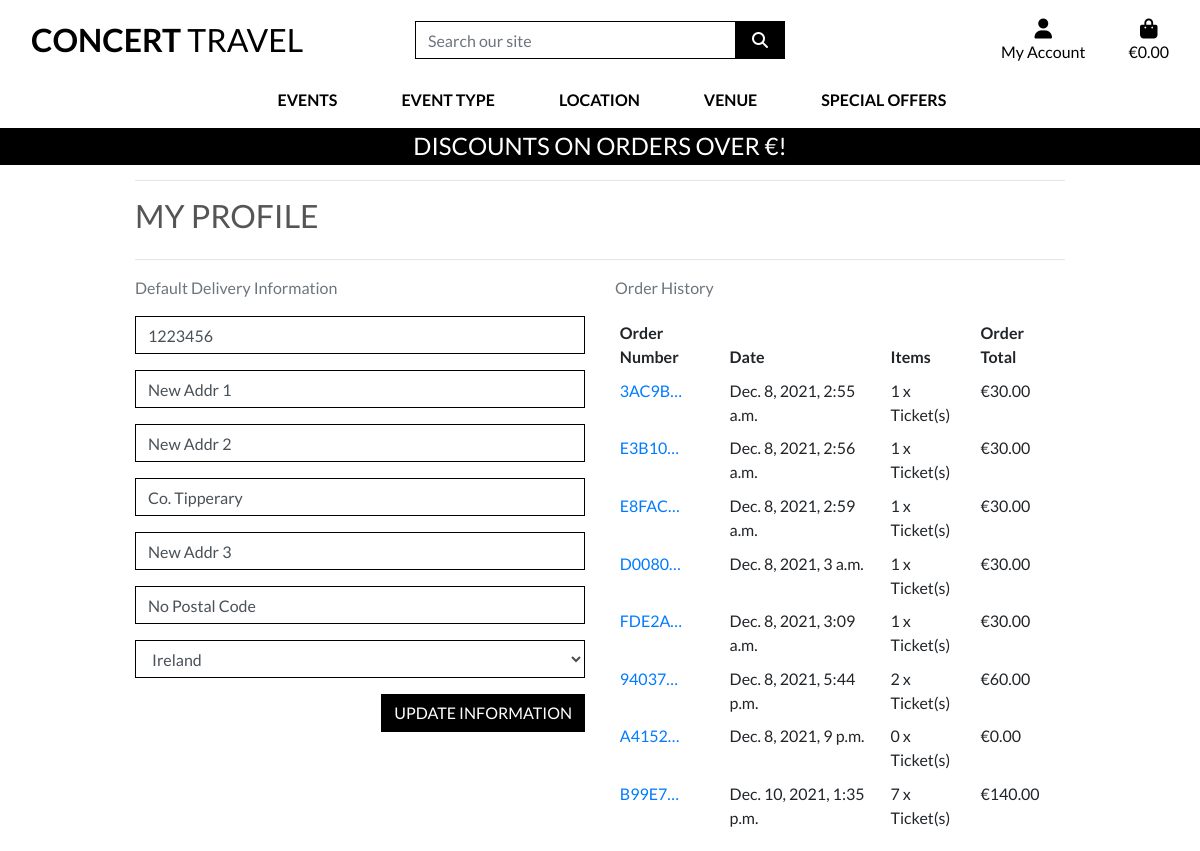
Before: /profile/ (signed in) with the older database file.
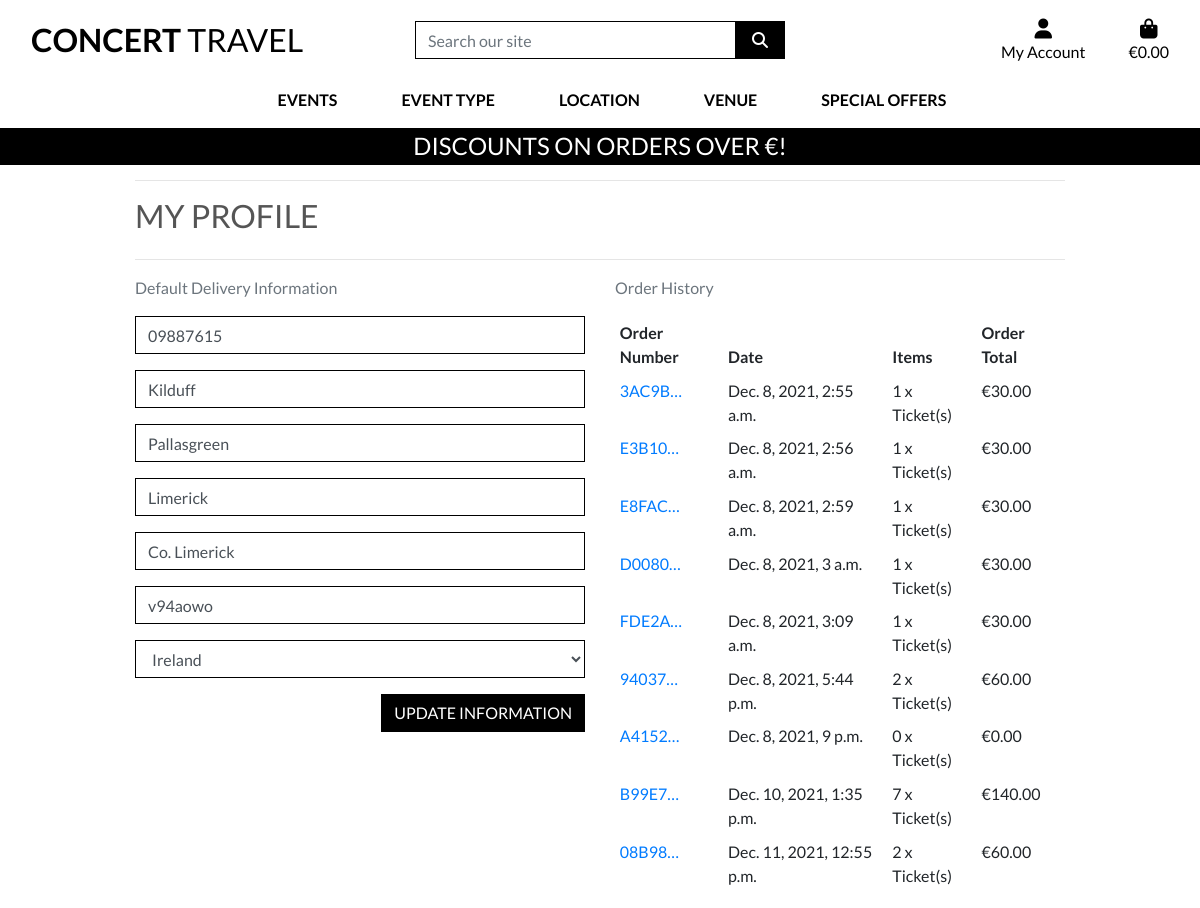
After: the same page with the newer database file.
### profiles/models.py (models this page shows, shortened)
class UserProfile(models.Model):
    user = models.OneToOneField(User, on_delete=models.CASCADE)
    default_phone_number = models.CharField(max_length=20, null=True, blank=True)
    default_street_address1 = models.CharField(max_length=80, null=True, blank=True)
    default_street_address2 = models.CharField(max_length=80, null=True, blank=True)
    default_town_or_city = models.CharField(max_length=40, null=True, blank=True)
    default_county = models.CharField(max_length=80, null=True, blank=True)
    default_postcode = models.CharField(max_length=20, null=True, blank=True)
    default_country = CountryField(blank_label='Country', null=True, blank=True)

### checkout/models.py (models this page shows, shortened)
class Order(models.Model):
    order_number = models.CharField(max_length=32, null=False, editable=False)
    full_name = models.CharField(max_length=50, null=False, blank=False)
    email = models.EmailField(max_length=254, null=False, blank=False)
    phone_number = models.CharField(max_length=20, null=False, blank=False)
    country = CountryField(blank_label='Country *', null=False, blank=False)
    postcode = models.CharField(max_length=20, null=True, blank=True)
    town_or_city = models.CharField(max_length=40, null=False, blank=False)
    street_address1 = models.CharField(max_length=80, null=False, blank=False)
    street_address2 = models.CharField(max_length=80, null=True, blank=True)
    county = models.CharField(max_length=80, null=True, blank=True)
    date = models.DateTimeField(auto_now_add=True)
    order_total = models.DecimalField(max_digits=10, decimal_places=2, null=False, default=0)
    original_bag = models.TextField(null=False, blank=False, default='')
    stripe_pid = models.CharField(max_length=254, null=False, blank=False, default='')
    user_profile = models.ForeignKey(UserProfile, on_delete=models.SET_NULL,
                                     null=True, blank=True, related_name='orders')

### profiles/views.py (the view)
# urls.py: path('profile/', include('profiles.urls')),
@login_required
def profile(request):
    profile = get_object_or_404(UserProfile, user=request.user)
    if request.method == 'POST':
        form = UserProfileForm(request.POST, instance=profile)
        if form.is_valid():
            form.save()
            messages.success(request, 'Profile updated successfully')
        else:
            messages.error(request, 'Update failed. Please ensure the form is valid.')
    else:
        form = UserProfileForm(instance=profile)
    orders = profile.orders.all()
    template = 'profiles/profile.html'
    context = {
        'form': form,
        'orders': orders,
        'on_profile_page': True
    }
    return render(request, template, context)

### profiles/forms.py
class UserProfileForm(forms.ModelForm):
    class Meta:
        model = UserProfile
        exclude = ('user',)
    def __init__(self, *args, **kwargs):
        super().__init__(*args, **kwargs)
        placeholders = {
            'default_phone_number': 'Phone Number',
            'default_postcode': 'Postal Code',
            'default_town_or_city': 'Town or City',
            'default_street_address1': 'Street Address 1',
            'default_street_address2': 'Street Address 2',
            'default_county': 'County, State or Locality',
        }
        self.fields['default_phone_number'].widget.attrs['autofocus'] = True
        for field in self.fields:
            if field != 'default_country':
                if self.fields[field].required:
                    placeholder = f'{placeholders[field]} *'
                else:
                    placeholder = placeholders[field]
                self.fields[field].widget.attrs['placeholder'] = placeholder
            self.fields[field].widget.attrs['class'] = 'border-black rounded-0 profile-form-input'
            self.fields[field].label = False

### bag/context.py (called while the page is built, shortened)
def bag_contents(request):
    eventid = 0
    picklocid = 0
    ticket_price = 0
    total = 0
    product_count = 0
    bag_items = []
    bag = request.session.get('bag', {})
    grand_total = total # for header total
    context = {
        'bag_items': bag_items,
        'total': total,
        'product_count': product_count,
        'grand_total': grand_total
    }
    return context

### profiles/templates/profiles/profile.html (shortened to what this page needs)
{% extends "base.html" %}
{% load static %}
{% block page_header %}
    <div class="container header-container">
    </div>
{% endblock %}
{% block content %}
    <div class="overlay"></div>
    <div class="container">
        <div class="row">
            <div class="col">
                <hr>
                <h2 class="logo-font mb-4">My Profile</h2>
                <hr>
            </div>
        </div>
        <div class="row">
            <div class="col-12 col-lg-6">
                <p class="text-muted">Default Delivery Information</p>
                <form class="mt-3" action="{% url 'profile' %}" method="POST" id="profile-update-form">
                    {{ form|crispy }}
                    <button class="btn btn-black rounded-0 text-uppercase float-right">Update Information</button>
                </form>
            </div>
            <div class="col-12 col-lg-6">
                <p class="text-muted">Order History</p>
                <div class="order-history table-responsive">
                    <table class="table table-sm table-borderless">
                        <thead>
                            <tr>
                                <th>Order Number</th>
                                <th>Date</th>
                                <th>Items</th>
                                <th>Order Total</th>
                            </tr>
                        </thead>
                        <tbody>
                            {% for order in orders %}
                                <tr>
                                    <td>
                                        <a href="{% url 'order_history' order.order_number %}"
                                        title="{{ order.order_number }}">
                                            {{ order.order_number|truncatechars:6 }}
                                        </a>
                                    </td>
                                    <td>{{ order.date }}</td>
                                    <td>{{ order.lineitems.count }} x Ticket(s)</td>
                                    <td>€{{ order.order_total }}</td>
                                </tr>
                            {% endfor %}
                        </tbody>
                    </table>
                </div>
            </div>
        </div>
{% endblock %}

### templates/base.html (shortened to what this page needs)
{% load static %}
<!doctype html>
<html lang="en">
  <head>
    {% block corecss %}
        <link rel="stylesheet" href="https://stackpath.bootstrapcdn.com/bootstrap/4.4.1/css/bootstrap.min.css">
        <link rel="stylesheet" href="{% static 'css/base.css' %}">
    {% endblock %}
  </head>
  <body>
    <header class="container-fluid fixed-top">
        <div class="row bg-white pt-lg-2 d-none d-lg-flex" id="topnav">
            <div class="col-12 col-lg-4 my-auto py-1 py-lg-0 text-center text-lg-left">
                <a href="{% url 'home' %}" class="nav-link main-logo-link">
                    <h2 class="logo-font text-black my-0"><strong>Concert</strong> Travel</h2>
                </a>
            </div>
            <div class="col-12 col-lg-4 my-auto py-1 py-lg-0">
                <form method="GET" action="{% url 'events' %}">
                    <div class="input-group w-100">
                        <input class="form-control border border-black rounded-0" type="text" name="q" placeholder="Search our site">
                        <div class="input-group-append">
                            <button class="form-control btn btn-black border border-black rounded-0" type="submit">
                                <span class="icon">
                                    <i class="fas fa-search"></i>
                                </span>
                            </button>
                        </div>
                    </div>
                </form>
            </div>
            <div class="col-12 col-lg-4 my-auto py-1 py-lg-0">
                <ul class="list-inline list-unstyled text-center text-lg-right my-0">
                    <li class="list-inline-item dropdown">
                        <a class="text-black nav-link" href="#" id="user-options" data-toggle="dropdown" aria-haspopup="true" aria-expanded="false">
                            <div class="text-center">
                                <div><i class="fas fa-user fa-lg"></i></div>
                                <p class="my-0">My Account</p>
                            </div>
                        </a>
                    </li>
                    <li class="list-inline-item">
                        <a class="{% if grand_total %}text-info font-weight-bold{% else %}text-black{% endif %} nav-link" href="{% url 'view_bag' %}">
                            <div class="text-center">
                                <div><i class="fas fa-shopping-bag fa-lg"></i></div>
                                <p class="my-0">
                                    {% if grand_total %}
                                        €{{ grand_total|floatformat:2 }}
                                    {% else %}
                                        €0.00
                                    {% endif %}
                                </p>
                            </div>
                        </a>
                    </li>
                </ul>
            </div>
        </div>
        <div class="row bg-white">
            <nav class="navbar navbar-expand-lg navbar-light w-100">
                {% include 'includes/main_nav.html' %}
            </nav>
        </div>
        <div id="delivery-banner" class="row text-center">
            <div class="col bg-black text-white">
                <h4 class="logo-font my-1">Discounts on orders over €{{ free_ticket_threshold }}!</h4>
            </div>
        </div>
    </header>
        {% block page_header %}
        {% endblock %}
        {% block content %}
        {% endblock %}
  </body>
</html>

### templates/includes/main_nav.html (shortened to what this page needs)
<div class="collapse navbar-collapse" id="main-nav">
    <ul class="navbar-nav w-auto mx-auto">
        <li class="nav-item dropdown">
            <a class="logo-font font-weight-bold nav-link text-black mr-5" href="#" id="all-products-link" data-toggle="dropdown" aria-haspopup="true" aria-expanded="false">
                Events
            </a>
        </li>
        <li class="nav-item dropdown">
            <a class="logo-font font-weight-bold nav-link text-black mr-5" href="#" id="clothing-link" data-toggle="dropdown" aria-haspopup="true" aria-expanded="false">
                Event Type
            </a>
        </li>
        <li class="nav-item dropdown">
            <a class="logo-font font-weight-bold nav-link text-black mr-5" href="#" id="clothing-link" data-toggle="dropdown" aria-haspopup="true" aria-expanded="false">
                Location
            </a>
        </li>
        <li class="nav-item dropdown">
            <a class="logo-font font-weight-bold nav-link text-black mr-5" href="#" id="homeware-link" data-toggle="dropdown" aria-haspopup="true" aria-expanded="false">
                Venue
            </a>
        </li>
        <li class="nav-item dropdown">
            <a class="logo-font font-weight-bold nav-link text-black" href="#" id="specials-link" data-toggle="dropdown" aria-haspopup="true" aria-expanded="false">
                Special Offers
            </a>
        </li>
    </ul>
</div>

### static/css/base.css (style rules this page uses)
html { height: 100%; }
body { height: calc(100vh - 164px); color: #555; font-family: 'Lato'; ; }
.icon { align-items: center; display: inline-flex; justify-content: center; height: 1.5rem; width: 1.5rem; }
.logo-font { text-transform: uppercase; }
.main-logo-link { width: fit-content; }
.btn-black { background: black; color: white; }
.text-black { color: #000 !important; }
.border-black { border: 1px solid black !important; }
.bg-black { background: #000 !important; }
.overlay { height: 100%; width: 100%; top: 0; left: 0; position: fixed; background: white; z-index: -1; }
@media (min-width: 1200px) { .container { max-width: 80%; } }
@media (min-width: 992px) { .header-container { padding-top: 164px; } }

Changed rows visible on the page:
changed UserProfile "Ireland": default_phone_number "1223456" → "09887615"; default_street_address1 "New Addr 1" → "Kilduff"; default_street_address2 "New Addr 2" → "Pallasgreen"; default_town_or_city "Co. Tipperary" → "Limerick"; default_county "New Addr 3" → "Co. Limerick"; default_postcode "No Postal Code" → "v94aowo"
added Order: order_number "08B98…", date "Dec. 11, 2021, 12:55 p.m.", lineitems.count "2", order_total "60.00"
